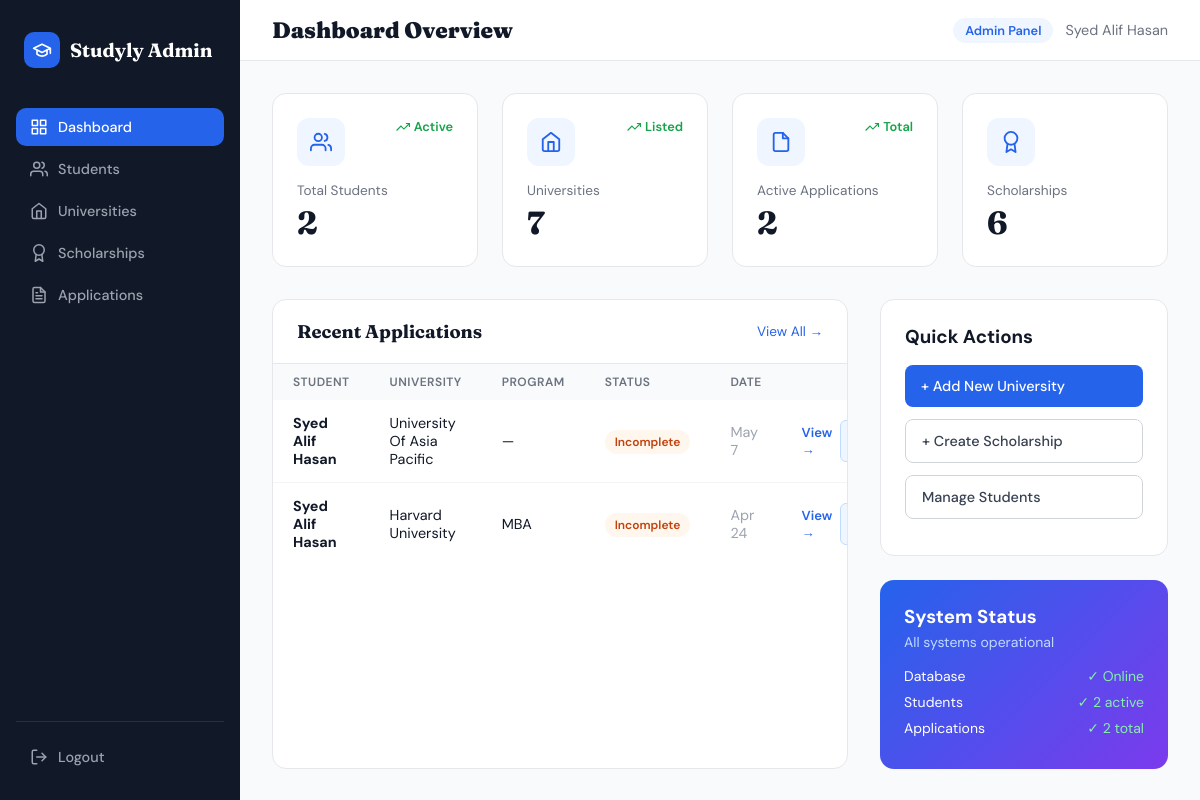
The app's page /adminpanel/ (signed in), older data.
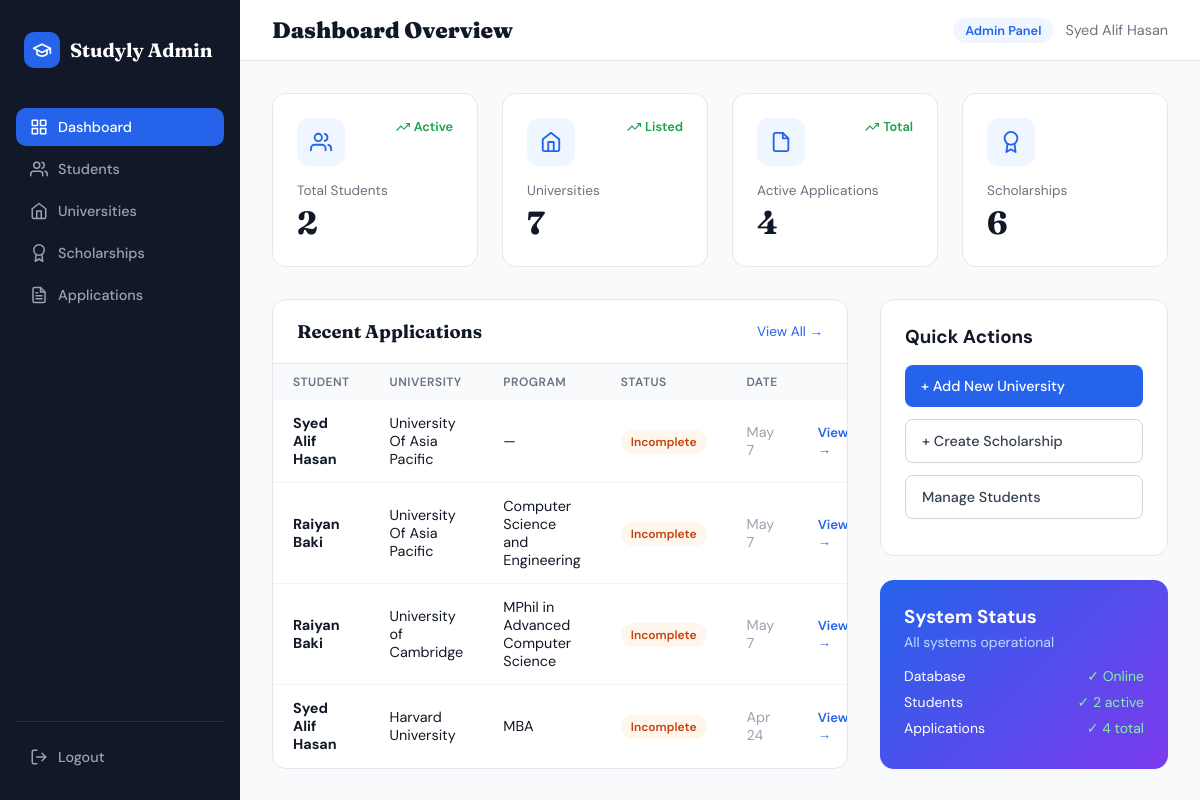
The same page, newer data.
### applications/models.py (models this page shows, shortened)
class Application(models.Model):
    STATUS_CHOICES = [
        ('incomplete',   'Incomplete'),
        ('submitted',    'Submitted'),
        ('under_review', 'Under Review'),
        ('accepted',     'Accepted'),
        ('rejected',     'Rejected'),
    ]
    user = models.ForeignKey(
        settings.AUTH_USER_MODEL,
        on_delete=models.CASCADE,
        related_name='applications'
    )
    university = models.ForeignKey(
        University,
        on_delete=models.CASCADE,
        related_name='applications'
    )
    program = models.ForeignKey(
        Program,
        on_delete=models.SET_NULL,
        null=True, blank=True,
        related_name='applications'
    )
    status = models.CharField(
        max_length=20,
        choices=STATUS_CHOICES,
        default='incomplete'
    )
    personal_statement = models.FileField(
        upload_to='applications/personal_statements/',
        null=True, blank=True
    )
    transcripts = models.FileField(
        upload_to='applications/transcripts/',
        null=True, blank=True
    )
    recommendations = models.FileField(
        upload_to='applications/recommendations/',
        null=True, blank=True
    )
    english_test = models.FileField(
        upload_to='applications/english_tests/',
        null=True, blank=True
    )
    financial_docs = models.FileField(
        upload_to='applications/financial_docs/',
        null=True, blank=True
    )
    cv_resume = models.FileField(
        upload_to='applications/cv_resumes/',
        null=True, blank=True
    )
    notes = models.TextField(blank=True, null=True)
    shared_with_consultant = models.BooleanField(default=False)
    INTAKE_CHOICES = [
        ('fall_2025', 'Fall 2025'),
        ('spring_2026', 'Spring 2026'),
        ('fall_2026', 'Fall 2026'),
        ('spring_2027', 'Spring 2027'),
        ('rolling', 'Rolling / Anytime'),
    ]
    intake_season = models.CharField(max_length=20, choices=INTAKE_CHOICES, null=True, blank=True)
    deadline = models.DateField(null=True, blank=True)
    applied_date = models.DateField(auto_now_add=True)
    updated_at   = models.DateTimeField(auto_now=True)
    class Meta:
        ordering = ['-applied_date']
        unique_together = ['user', 'university', 'program']

### users/models.py (models this page shows, shortened)
class User(AbstractUser):
    ROLE_CHOICES = [
        ('student', 'Student'),
        ('admin', 'Admin'),
        ('consultant', 'Educational Consultant'),
    ]
    role = models.CharField(max_length=20, choices=ROLE_CHOICES, default='student')

### universities/models.py (models this page shows, shortened)
class University(models.Model):
    name = models.CharField(max_length=255)
    country = models.CharField(max_length=100)
    city = models.CharField(max_length=100, blank=True, null=True)
    description = models.TextField(blank=True, null=True)
    ranking = models.IntegerField(blank=True, null=True)
    website = models.URLField(blank=True, null=True)
    apply_url = models.URLField(blank=True, null=True, help_text="Direct application portal URL")
    tuition_display = models.CharField(
        max_length=100, blank=True, null=True,
        help_text="e.g. $54,000/yr"
    )
    acceptance_rate = models.FloatField(
        blank=True, null=True,
        help_text="e.g. 4.5 for 4.5%"
    )
    rating = models.FloatField(blank=True, null=True, help_text="e.g. 4.9")
    total_students = models.CharField(max_length=50, blank=True, null=True)
    established_year = models.IntegerField(blank=True, null=True)
    min_gpa = models.FloatField(blank=True, null=True, help_text="Minimum GPA required")
    min_ielts = models.FloatField(blank=True, null=True, help_text="Minimum IELTS score")
    image = models.ImageField(upload_to='universities/', blank=True, null=True)
    created_at = models.DateTimeField(auto_now_add=True)
    updated_at = models.DateTimeField(auto_now=True)
    class Meta:
        ordering = ['ranking']
        verbose_name_plural = 'Universities'

class Program(models.Model):
    LEVEL_CHOICES = [
        ('bsc', 'BSc'),
        ('msc', 'MSc'),
        ('mba', 'MBA'),
        ('phd', 'PhD'),
        ('diploma', 'Diploma'),
        ('certificate', 'Certificate'),
    ]
    university = models.ForeignKey(
        University, on_delete=models.CASCADE, related_name='programs'
    )
    name = models.CharField(max_length=255)
    level = models.CharField(max_length=20, choices=LEVEL_CHOICES, default='msc')
    duration = models.CharField(max_length=50, blank=True, null=True, help_text="e.g. 2 years")
    tuition_per_year = models.CharField(max_length=100, blank=True, null=True)
    requirements = models.TextField(blank=True, null=True)
    class Meta:
        ordering = ['name']

### adminpanel/views.py (the view)
    def wrapper(request, *args, **kwargs):
        if not request.user.is_authenticated:
            return redirect('users:login')
        if request.user.role != 'admin':
            return redirect('dashboard:dashboard')
        return view_func(request, *args, **kwargs)

### adminpanel/views.py (called while the page is built)
def admin_required(view_func):
    def wrapper(request, *args, **kwargs):
        if not request.user.is_authenticated:
            return redirect('users:login')
        if request.user.role != 'admin':
            return redirect('dashboard:dashboard')
        return view_func(request, *args, **kwargs)
    wrapper.__name__ = view_func.__name__
    return wrapper

def admin_ctx(extra=None):
    ctx = {'skip_nav': True}
    if extra:
        ctx.update(extra)
    return ctx

@admin_required
def dashboard(request):
    context = admin_ctx({
        'total_students':     User.objects.filter(role='student').count(),
        'total_universities': University.objects.count(),
        'total_applications': Application.objects.count(),
        'total_scholarships': Scholarship.objects.count(),
        'recent_applications': Application.objects.select_related(
            'user', 'university', 'program'
        ).order_by('-applied_date')[:8],
        'active_sidebar': 'dashboard',
    })
    return render(request, 'adminpanel/dashboard.html', context)

### templates/adminpanel/dashboard.html (shortened to what the changed rows need)
{% extends "base.html" %}
{% block content %}
<div class="main-content">
  <div class="top-bar">
    <h1>Dashboard Overview</h1>
  </div>
  <div class="content">
    <div class="stats-grid">
      <div class="stat-card">
        <div class="stat-card-top">
          <div class="stat-icon">
          </div>
          <div class="trend up">
          </div>
        </div>
        <div class="stat-label">Active Applications</div>
        <div class="stat-val">{{ total_applications }}</div>
      </div>
    </div>
    <div class="grid-2-1">
      <div class="card">
        <div class="card-header">
          <h2>Recent Applications</h2>
        </div>
        <table>
          <thead>
            <tr>
             <th>Student</th>
              <th>University</th>
              <th>Program</th>
              <th>Status</th>
              <th>Date</th>
              <th></th>
            </tr>
          </thead>
          <tbody>
            {% for app in recent_applications %}
            <tr>
              <td><strong>{{ app.user.get_full_name|default:app.user.username }}</strong></td>
              <td>{{ app.university.name }}</td>
              <td>{{ app.program.name|default:"—" }}</td>
              <td><span class="status-pill status-{{ app.status }}">{{ app.get_status_display }}</span></td>
              <td style="color:#9ca3af">{{ app.applied_date|date:"M j" }}</td>
              <td>
                <div style="display:flex;align-items:center;gap:.5rem;">
                  <a href="{% url 'adminpanel:application_detail' app.pk %}" style="color:#2563eb;font-weight:600;font-size:.82rem;">View →</a>
                  <button type="button"
                    style="padding:4px 10px;background:#eff6ff;color:#2563eb;border:1px solid #bfdbfe;border-radius:6px;font-size:.75rem;font-weight:600;cursor:pointer;font-family:'DM Sans',sans-serif;"
                    onclick="openMsgModal('{{ app.pk }}','{{ app.user.get_full_name|default:app.user.username|escapejs }}','{{ app.university.name|escapejs }}')">✉️ Msg</button>
                </div>
              </td>
            </tr>
            {% empty %}
            <tr><td colspan="5" style="text-align:center;color:#9ca3af;padding:2rem">No applications yet.</td></tr>
            {% endfor %}
          </tbody>
        </table>
      </div>
      <div>
        <div class="system-card">
          <div class="system-row"><span>Applications</span><span>✓ {{ total_applications }} total</span></div>
        </div>
      </div>
    </div>
  </div>
</div>
{% endblock %}

Row changes from the older to the newer data that the page shows:
added Application: user.get_full_name "Raiyan Baki", university.name "University Of Asia Pacific", program.name "Computer Science and Engineering", status "Incomplete", applied_date "May 7"
added Application: user.get_full_name "Raiyan Baki", university.name "University of Cambridge", program.name "MPhil in Advanced Computer Science", status "Incomplete", applied_date "May 7"
Text that changed along with them:
{{ total_applications }}: "2" → "4"
